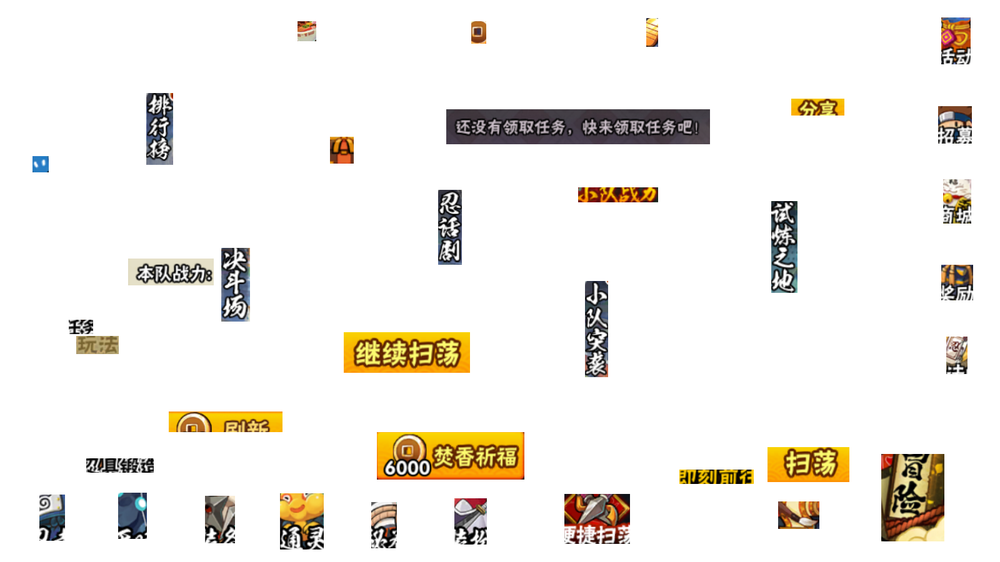
#> input picture assets/images/0.png, 1000 x 562 px, shrunk from 1600 x 900 before the run
$ python test_combat_ui.py ../assets/images/0.png
#> lines starting #> are read from the running program, lines starting #| are printed output that depends on the picture; after the words box and inside, x2 and y2 are one past the last pixel; in counts of white or black regions, pixels touching at a corner belong together
### src/tasks/combat_ui.py
"""火影忍者手游 —— 战斗界面按钮定位（圆形识别 + 按玩法切换的布局档案）。

为什么要用点击而不是按键
--------------------------------------------------------------------------
本项目通过 ok-script 的 ADB 通道连接 MuMu 模拟器（configs/devices.json 里
capture=ipc，preferred=MuMuPlayer-12.0-0），此时 ok-script 使用的输入后端是
``ok.device.interaction_methods.adb.ADBInteraction``，它的 ``send_key`` 实现是::

    self.device_manager.device.shell(f"input keyevent {key}")

也就是把 ``j`` / ``k`` / ``l`` 当成 **Android 按键事件** 注入系统。而火影忍者
是纯触屏手游，游戏内没有任何 Android 按键绑定；MuMu 的「键鼠映射」监听的是
**Windows 键盘事件**，ADB 注入的 keyevent 根本不会经过 MuMu 的映射层。
所以现象就是「键位配置读得到、send_key 也没报错，但游戏毫无反应」。

而 ``ADBInteraction.click`` 走的是 ``nemu_impl.click_nemu_ipc(x, y)``（MuMu 原生
触控注入），等价于真实手指点击，游戏完全响应——模板匹配点击入口能正常跳转、
实测 adb tap 也能让角色出招，都验证了这一点。

因此战斗操作改为：**在技能按钮上点按**。


为什么需要「布局档案」
--------------------------------------------------------------------------
不同玩法的战斗 HUD **布局完全不同**：

* 副本（丰饶之间 / 冒险）：普攻 + 一技能 + 二技能 + 大招，共 4 个圆，按钮偏大
* 练习场 / 决斗场：普攻 + 三个技能 + 一个带次数点的卷轴（替身），按钮更小、
  整体下移，右侧还多出密卷/通灵

坐标来源：练习场那套是人工在 1600x900 下逐个点出来的（含按钮语义，可信）；
副本那套是位置实测好、语义按练习场的相对关系推断的。两者都点得到全部按钮，
所以即使命名再反也不会影响点击。

拿副本的坐标去练习场点，就会点到背景上——看起来像「点击没生效」，实际是
坐标根本不是这个界面的按钮。所以这里给每个玩法一套 LAYOUT_PROFILES，
运行时用圆识别给每套档案打分，自动挑命中最多的那套：

* 命中核心按钮 ≥ 3/4 才认为布局可用，否则宁可**拒绝点击**并报错，
  也不去乱点。

按钮定位策略
--------------------------------------------------------------------------
1. 先验：布局档案按屏幕比例给出每个按钮的中心，分辨率无关。
2. 微调：HUD 区域做一次圆检测，候选圆按「圆心距离先验 + 半径是否符合该按钮
   特征」打分，一对一贪心分配到各按钮槽位；命中则用圆心，否则回退先验。
   ROI 只取右下角一小块，避免全屏 Hough 在战斗画面上产生几十个误检。
"""

from dataclasses import dataclass

import cv2
import numpy as np

# ---------------------------------------------------------------------------
# 布局档案：相对坐标 (x, y)，取值 0~1，相对屏幕宽高
# ---------------------------------------------------------------------------

# 副本（丰饶之间 / 冒险）：位置实测自 1600x900 丰饶之间战斗画面
#
# 一技能 / 二技能 的**语义**是按练习场（下面那套，语义由人工实测确认）的
# 相对位置推断的：紧挨普攻左下方的是一技能，再往左上是二技能，右上方是大招。
# 两者在副本里都点得到，所以即使将来发现又反了，也只是名字问题、不影响点击。
LAYOUT_INSTANCE = {
    '普攻': (0.878, 0.752),    # 金色拳头，右下角最大的圆
    '一技能': (0.714, 0.851),   # 普攻左下方
    '二技能': (0.733, 0.558),   # 普攻左上方
    '大招': (0.891, 0.424),    # 普攻右上方；能量未满时图标变灰
    # 以下 4 个副本里没有，仅作兜底，沿用练习场的实测值
    '替身': (0.676, 0.852),
    '密卷': (0.906, 0.412),
    '通灵': (0.901, 0.236),
    '方向键': (0.175, 0.767),   # 左侧虚拟摇杆中心
}

# 练习场 / 决斗场：坐标由人工在 1600x900 下逐个实测确认（含语义）
LAYOUT_ARENA = {
    '普攻': (0.891, 0.826),    # 金色拳头
    '一技能': (0.784, 0.890),   # 普攻左侧偏下
    '二技能': (0.798, 0.696),   # 普攻左上方
    '大招': (0.899, 0.598),    # 右上方，最大那个
    '替身': (0.676, 0.852),    # 带橘色次数点的卷轴按钮
    '密卷': (0.906, 0.412),    # 右侧竖排，靠下
    '通灵': (0.901, 0.236),    # 右侧竖排，靠上
    '方向键': (0.175, 0.767),
}

# 半径范围 (min, max)，单位是相对屏幕高度。
# 早期版本给每个按钮单独调了半径，但按钮语义改对之后那些值就对不上了，
# 所以除普攻（明显更大）外统一给一个偏宽的区间：定位主要靠上面的先验坐标
# 和「圆心距离」打分，半径只用来排除明显不是按钮的圆。
_SMALL_BUTTON_RADIUS = (0.045, 0.100)

LAYOUT_PROFILES = {
    '副本': (LAYOUT_INSTANCE, {
        '普攻': (0.105, 0.165),
        '一技能': _SMALL_BUTTON_RADIUS,
        '二技能': _SMALL_BUTTON_RADIUS,
        '大招': _SMALL_BUTTON_RADIUS,
        '替身': _SMALL_BUTTON_RADIUS,
        '密卷': _SMALL_BUTTON_RADIUS,
        '通灵': _SMALL_BUTTON_RADIUS,
    }),
    '练习场': (LAYOUT_ARENA, {
        '普攻': (0.065, 0.120),
        '一技能': _SMALL_BUTTON_RADIUS,
        '二技能': _SMALL_BUTTON_RADIUS,
        '大招': _SMALL_BUTTON_RADIUS,
        '替身': _SMALL_BUTTON_RADIUS,
        '密卷': _SMALL_BUTTON_RADIUS,
        '通灵': _SMALL_BUTTON_RADIUS,
    }),
}

# 兼容旧代码：默认布局与半径
DEFAULT_LAYOUT = LAYOUT_INSTANCE
DEFAULT_PROFILE = '副本'
BUTTON_RADIUS = LAYOUT_PROFILES[DEFAULT_PROFILE][1]

# 判定「布局可用」的核心按钮，以及需要命中的最低比例
CORE_BUTTONS = ('普攻', '一技能', '二技能', '大招')
MIN_CORE_MATCH = 0.75

# 候选圆与先验圆心的最大允许距离（归一化）
DEFAULT_MAX_DISTANCE = 0.07


@dataclass
class ButtonHit:
    """一次按钮定位结果。"""

    name: str
    x: int
    y: int
    r: int = 0
    detected: bool = False
    distance: float = 0.0

    @property
    def source(self):
        return '圆识别' if self.detected else '固定布局'


# [25 lines left out: function parse_layout, not called in this run]


def layout_to_config(layout):
    """把布局字典转回便于写进配置文件的字符串形式。"""
    return {name: f'{xy[0]:.3f},{xy[1]:.3f}' for name, xy in layout.items()}


def detect_circles(frame, roi=(0.55, 0.15, 1.0, 1.0), radius_range=(0.04, 0.18),
                   param2=34, merge_ratio=0.6):
    """在右侧 HUD 区域做一次宽松的圆检测，返回去重后的候选圆列表。

    返回 ``[(x, y, r), ...]``，坐标为整帧像素坐标，按半径降序。

    ``merge_ratio``：圆心距离小于 ``merge_ratio * min(两圆半径)`` 时视为同一个
    按钮的重复检测（HoughCircles 经常在同一按钮上返回一大一小两个同心圆）。
    用较小半径做基准，可以避免把旁边真实的技能圆误并进一个大的误检圆里。
    """
    h, w = frame.shape[:2]
    x1, y1 = int(w * roi[0]), int(h * roi[1])
    x2, y2 = int(w * roi[2]), int(h * roi[3])
    sub = frame[y1:y2, x1:x2]
    if sub.size == 0:
        return []

    gray = cv2.medianBlur(cv2.cvtColor(sub, cv2.COLOR_BGR2GRAY), 5)
    rmin = max(8, int(h * radius_range[0]))
    rmax = max(rmin + 1, int(h * radius_range[1]))

    circles = cv2.HoughCircles(
        gray, cv2.HOUGH_GRADIENT, dp=1.2,
        minDist=max(rmin, int(h * 0.05)), param1=120, param2=param2,
        minRadius=rmin, maxRadius=rmax,
    )
    if circles is None:
        return []

    kept = []
    for x, y, r in sorted(np.round(circles[0]).astype(int), key=lambda c: -c[2]):
        gx, gy = int(x + x1), int(y + y1)
        if all(np.hypot(gx - kx, gy - ky) > merge_ratio * min(kr, r)
               for kx, ky, kr in kept):
            kept.append((gx, gy, int(r)))
    return kept


def match_buttons(candidates, layout, radius_map, frame_size,
                  max_distance=DEFAULT_MAX_DISTANCE):
    """把候选圆一对一分配给布局里的按钮槽位。

    贪心：得分 = 圆心距离（归一化） + 半径偏差惩罚。返回 ``{名称: ButtonHit}``，
    只包含成功匹配到的槽位。
    """
    h, w = frame_size
    scored = []
    for name, (rx, ry) in layout.items():
        if name not in radius_map:
            continue
        rmin, rmax = radius_map[name]
        expect_r = (rmin + rmax) / 2
        for cx, cy, r in candidates:
            rh = r / h
            if not rmin <= rh <= rmax:
                continue
            dist = float(np.hypot(cx / w - rx, cy / h - ry))
            if dist > max_distance:
                continue
            score = dist + abs(rh - expect_r) * 0.6
            scored.append((score, name, cx, cy, r, dist))

    scored.sort(key=lambda t: t[0])
    hits, used_names, used_circles = {}, set(), set()
    for _, name, cx, cy, r, dist in scored:
        if name in used_names or (cx, cy, r) in used_circles:
            continue
        used_names.add(name)
        used_circles.add((cx, cy, r))
        hits[name] = ButtonHit(name=name, x=cx, y=cy, r=r,
                               detected=True, distance=dist)
    return hits


# [16 lines left out: function locate_buttons, not called in this run]


def score_profile(frame, layout, radius_map, max_distance=DEFAULT_MAX_DISTANCE):
    """给一套布局档案在当前画面上的匹配程度打分。

    返回 ``(score, hits)``，score 是核心按钮的命中比例（0~1）。
    """
    h, w = frame.shape[:2]
    candidates = detect_circles(frame)
    hits = match_buttons(candidates, layout, radius_map, (h, w), max_distance)
    matched = sum(1 for n in CORE_BUTTONS if n in hits)
    return matched / len(CORE_BUTTONS), hits


def select_profile(frame, profiles=None, max_distance=DEFAULT_MAX_DISTANCE):
    """自动判断当前是哪套战斗 HUD 布局。

    返回 ``(profile_name, score, hits)``；score 最高的档案胜出。
    没有任何档案达到 MIN_CORE_MATCH 时，profile_name 返回 None，
    调用方应当拒绝点击而不是乱点。
    """
    profiles = profiles or LAYOUT_PROFILES
    best_name, best_score, best_hits = None, 0.0, {}
    for name, (layout, radii) in profiles.items():
        score, hits = score_profile(frame, layout, radii, max_distance)
        if score > best_score:
            best_name, best_score, best_hits = name, score, hits
    if best_score < MIN_CORE_MATCH:
        return None, best_score, best_hits
    return best_name, best_score, best_hits


def has_combat_ui(frame, min_small=2):
    """粗略判断当前是否处于战斗界面（任何玩法）。

    判据：右下角能找到一个大圆（普攻/技能）+ 至少 ``min_small`` 个小圆。
    战斗结束时所有按钮会一起消失，因此这个判据很适合做战斗结束检测。
    """
    if frame is None:
        return False
    h, w = frame.shape[:2]
    circles = detect_circles(frame)
    big = [c for c in circles if c[2] / h >= 0.05 and c[0] / w >= 0.65
           and c[1] / h >= 0.45]
    small = [c for c in circles if 0.04 <= c[2] / h <= 0.11]
    return bool(big) and len(small) >= min_small

### tools/test_combat_ui.py
"""离线校验 combat_ui 的布局档案自动识别（不依赖 ok-script / 模拟器）。

用法:
    .venv\\Scripts\\python.exe tools\\test_combat_ui.py <图片> [<图片2> ...]
"""
import os
import sys

import cv2

sys.path.insert(0, os.path.dirname(os.path.dirname(os.path.abspath(__file__))))

from src.tasks.combat_ui import (  # noqa: E402
    CORE_BUTTONS,
    LAYOUT_PROFILES,
    has_combat_ui,
    locate_buttons,
    score_profile,
    select_profile,
)


def check(path):
#> called with path = '../assets/images/0.png'
    frame = cv2.imread(path)
#> frame is the input picture: shape (562, 1000, 3); mean B, G, R 232.3, 237.7, 240.9
    if frame is None:
        print(f"读取失败: {path}")
        return
    h, w = frame.shape[:2]
    print(f"\n================ {os.path.basename(path)}  {w}x{h} ================")
#| ================ 0.png  1000x562 ================
    print(f"是否战斗界面: {has_combat_ui(frame)}")
#> in detect_circles, `sub = frame[y1:y2, x1:x2]`:
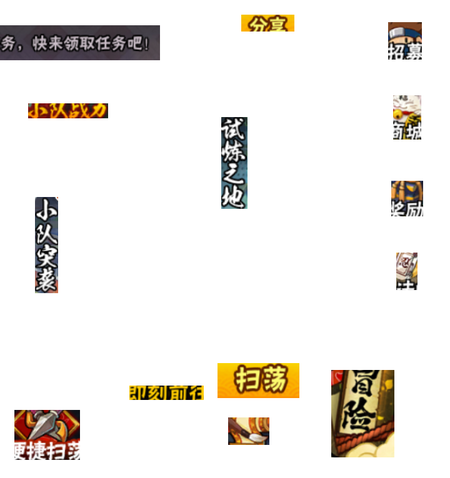
#> sub: shape (478, 450, 3); mean B, G, R 229.1, 233.9, 237.5
#> in detect_circles, `gray = cv2.medianBlur(cv2.cvtColor(sub, cv2.COLOR_BGR2GRAY), 5)`:
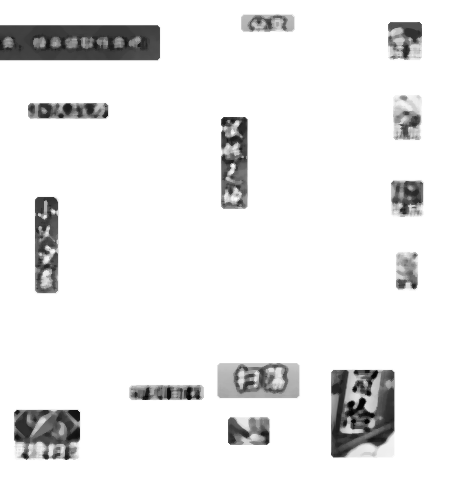
#> gray: shape (478, 450); min 1, max 255, mean 235.1
#> in detect_circles, `circles = cv2.HoughCircles( gray, cv2.HOUGH_GRADIENT, dp=1.2, minDist=..`: circles = [[294.6, 425.4, 66.88], [317.4, 390.6, 60.28], [354.6, 396.6, 23.56], [277.8, 401.4, 38.08]]
#> the loop in detect_circles, `for x, y, r in sorted(np.round(circles[0]).astype(int), key=lambda c: ..` made 4 passes
#> (x, y, r, gx, gy) on passes 1 to 4: (295, 425, 67, 845, 509), (317, 391, 60, 867, 475), (278, 401, 38, 828, 485), (355, 397, 24, 905, 481)
#> after the loop in detect_circles, `for x, y, r in sorted(np.round(circles[0]).astype(int), key=lambda c: ..`: kept = [(845, 509, 67), (867, 475, 60), (828, 485, 38), (905, 481, 24)]
#> in has_combat_ui, `circles = detect_circles(frame)`: circles has the same summary as kept in detect_circles
#> in has_combat_ui, `big = [c for c in circles if c[2] / h >= 0.05 and c[0] / w >= 0.65 and..`: big = [(845, 509, 67), (867, 475, 60), (828, 485, 38)]
#> in has_combat_ui, `small = [c for c in circles if 0.04 <= c[2] / h <= 0.11]`: small = [(867, 475, 60), (828, 485, 38), (905, 481, 24)]
#| 是否战斗界面: True

    print("--- 各布局档案得分（核心按钮命中比例）---")
    for name, (layout, radii) in LAYOUT_PROFILES.items():
        score, hits = score_profile(frame, layout, radii)
        matched = [n for n in CORE_BUTTONS if n in hits]
        print(f"  {name:5s} {score:.2f}  命中: {matched}")
#> this loop made 2 passes
#> (matched, score) on passes 1 to 2: (0, 0), (['普攻', '一技能'], 0.5)
#> (printed output is left out)

    profile, score, hits = select_profile(frame)
#> the loop in select_profile, `for name, (layout, radii) in profiles.items():` made 2 passes
#> (matched in score_profile, score, best_name, best_score) on pass 2: (2, 0.5, '练习场', 0.5)
#> after the loop in select_profile, `for name, (layout, radii) in profiles.items():`: best_hits = 2 items; best_score = 0.5
    if profile is None:
        print(f"!! 没有档案达到阈值，最高仅 {score:.2f} -> 应当拒绝点击")
#| !! 没有档案达到阈值，最高仅 0.50 -> 应当拒绝点击
    else:
        print(f"--- 选用档案: {profile} (得分 {score:.2f}) ---")
        layout, radii = LAYOUT_PROFILES[profile]
        allhits = locate_buttons(frame, layout, radii)
        for name, hit in allhits.items():
            print(f"  {name:5s} -> ({hit.x:4d},{hit.y:4d}) r={hit.r:3d} "
                  f"rel=({hit.x / w:.3f},{hit.y / h:.3f}) {hit.source}")

    # 画出来
    vis = frame.copy()
    for name, hit in hits.items():
        cv2.circle(vis, (hit.x, hit.y), max(hit.r, 12), (0, 255, 0), 3)
        cv2.putText(vis, name, (hit.x - 40, hit.y - max(hit.r, 12) - 8),
                    cv2.FONT_HERSHEY_SIMPLEX, 0.9, (0, 255, 0), 2)
#> this loop made 2 passes
#> name on passes 1 to 2: '普攻', '一技能'
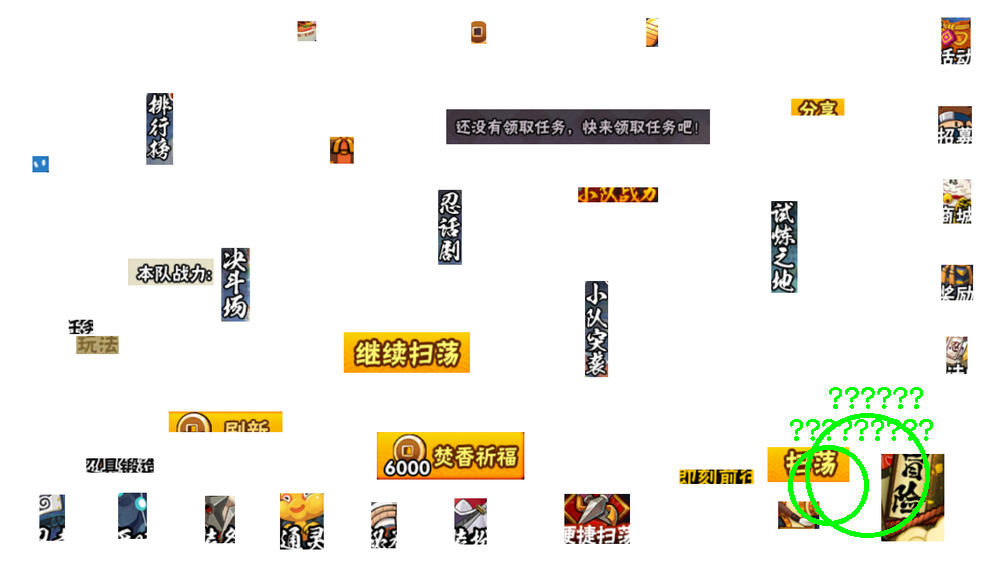
#> vis: shape (562, 1000, 3); 0.79% of pixels changed, all inside (x1, y1, x2, y2) = (788, 387, 933, 538)
    out = os.path.join("debug_output",
                       f"check_{os.path.splitext(os.path.basename(path))[0]}.png")
    os.makedirs("debug_output", exist_ok=True)
    cv2.imwrite(out, vis)
    print(f"标注图: {out}")


if __name__ == "__main__":
    args = sys.argv[1:] or ["debug_output/now.png"]
    for p in args:
        check(p)
